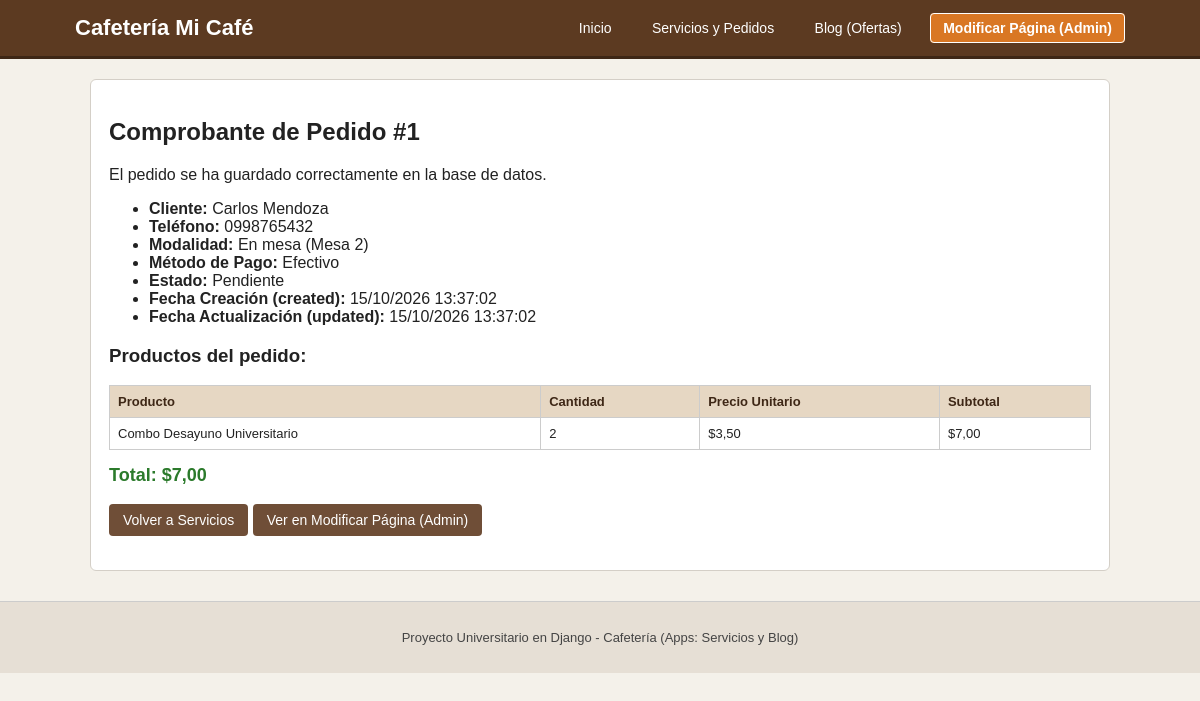
Screenshot of /pedido/1/confirmado/ with the database file from the repository.
### servicios/models.py (models this page shows, shortened)
class Pedido(models.Model):
    ESTADO_CHOICES = [
        ('pendiente', 'Pendiente'),
        ('preparando', 'En preparación'),
        ('entregado', 'Entregado'),
        ('cancelado', 'Cancelado'),
    ]
    METODO_PAGO_CHOICES = [
        ('efectivo', 'Efectivo'),
        ('deuna_transferencia', 'Transferencia / Deuna'),
        ('tarjeta', 'Tarjeta'),
    ]
    MODALIDAD_CHOICES = [
        ('mesa', 'En mesa'),
        ('retiro', 'Para llevar'),
        ('domicilio', 'Domicilio'),
    ]
    cliente_nombre = models.CharField(max_length=120, verbose_name="Nombre del cliente")
    cliente_telefono = models.CharField(max_length=40, blank=True, default='', verbose_name="Teléfono")
    modalidad = models.CharField(
        max_length=30,
        choices=MODALIDAD_CHOICES,
        default='mesa',
        verbose_name="Modalidad",
    )
    mesa_o_direccion = models.CharField(max_length=200, verbose_name="Mesa o dirección")
    metodo_pago = models.CharField(
        max_length=30,
        choices=METODO_PAGO_CHOICES,
        default='efectivo',
        verbose_name="Método de pago",
    )
    referencia_pago = models.CharField(max_length=100, blank=True, default='', verbose_name="Referencia de pago")
    notas = models.TextField(blank=True, default='', verbose_name="Notas")
    resumen_pedido = models.TextField(verbose_name="Productos solicitados")
    total = models.DecimalField(max_digits=10, decimal_places=2, verbose_name="Total (USD)")
    estado = models.CharField(
        max_length=20,
        choices=ESTADO_CHOICES,
        default='pendiente',
        verbose_name="Estado",
    )
    created = models.DateTimeField(auto_now_add=True, verbose_name="Fecha y hora de creación")
    updated = models.DateTimeField(auto_now=True, verbose_name="Fecha y hora de actualización")
    class Meta:
        verbose_name = "Pedido"
        verbose_name_plural = "Pedidos"
        ordering = ['-created']

class DetallePedido(models.Model):
    pedido = models.ForeignKey(
        Pedido,
        on_delete=models.CASCADE,
        related_name='detalles',
        verbose_name="Pedido",
    )
    servicio = models.ForeignKey(
        Servicio,
        on_delete=models.SET_NULL,
        null=True,
        verbose_name="Producto",
    )
    nombre_producto = models.CharField(max_length=120, verbose_name="Producto")
    cantidad = models.PositiveIntegerField(default=1, verbose_name="Cantidad")
    precio_unitario = models.DecimalField(max_digits=8, decimal_places=2, verbose_name="Precio unitario")
    subtotal = models.DecimalField(max_digits=10, decimal_places=2, verbose_name="Subtotal")
    created = models.DateTimeField(auto_now_add=True, verbose_name="Fecha y hora de creación")
    updated = models.DateTimeField(auto_now=True, verbose_name="Fecha y hora de actualización")
    class Meta:
        verbose_name = "Detalle de Pedido"
        verbose_name_plural = "Detalles de Pedidos"

### servicios/views.py (the view)
# urls.py: path('pedido/<int:pedido_id>/confirmado/', views.pedido_confirmado, name='pedido_confirmado'),
def pedido_confirmado(request, pedido_id):
    pedido = get_object_or_404(Pedido.objects.prefetch_related('detalles'), id=pedido_id)
    return render(request, 'servicios/pedido_exito.html', {'pedido': pedido})

### templates/servicios/pedido_exito.html (shortened to what this page needs)
{% extends 'base.html' %}
{% block content %}
<div class="box">
  <h2>Comprobante de Pedido #{{ pedido.id }}</h2>
  <p>El pedido se ha guardado correctamente en la base de datos.</p>
  <ul>
    <li><strong>Cliente:</strong> {{ pedido.cliente_nombre }}</li>
    <li><strong>Teléfono:</strong> {{ pedido.cliente_telefono }}</li>
    <li><strong>Modalidad:</strong> {{ pedido.get_modalidad_display }} ({{ pedido.mesa_o_direccion }})</li>
    <li><strong>Método de Pago:</strong> {{ pedido.get_metodo_pago_display }}</li>
    <li><strong>Estado:</strong> {{ pedido.get_estado_display }}</li>
    <li><strong>Fecha Creación (created):</strong> {{ pedido.created|date:"d/m/Y H:i:s" }}</li>
    <li><strong>Fecha Actualización (updated):</strong> {{ pedido.updated|date:"d/m/Y H:i:s" }}</li>
  </ul>
  <h3>Productos del pedido:</h3>
  <table>
    <thead>
      <tr>
        <th>Producto</th>
        <th>Cantidad</th>
        <th>Precio Unitario</th>
        <th>Subtotal</th>
      </tr>
    </thead>
    <tbody>
      {% for item in pedido.detalles.all %}
        <tr>
          <td>{{ item.nombre_producto }}</td>
          <td>{{ item.cantidad }}</td>
          <td>${{ item.precio_unitario }}</td>
          <td>${{ item.subtotal }}</td>
        </tr>
      {% endfor %}
    </tbody>
  </table>
  <p class="precio" style="margin-top: 15px;">Total: ${{ pedido.total }}</p>
  <p>
    <a href="{% url 'servicios:menu_pedidos' %}" class="btn">Volver a Servicios</a>
    <a href="{% url 'servicios:modificar_pagina' %}" class="btn">Ver en Modificar Página (Admin)</a>
  </p>
</div>
{% endblock %}

### templates/base.html (shortened to what this page needs)
{% load static %}
<!DOCTYPE html>
<html lang="es">
<head>
  <link rel="stylesheet" href="{% static 'css/styles.css' %}">
</head>
<body>
  <header>
    <div class="header-inner">
      <h1><a href="{% url 'servicios:inicio' %}">Cafetería Mi Café</a></h1>
      <nav>
        <a href="{% url 'servicios:inicio' %}">Inicio</a>
        <a href="{% url 'servicios:menu_pedidos' %}">Servicios y Pedidos</a>
        <a href="{% url 'blog:lista' %}">Blog (Ofertas)</a>
        <a href="{% url 'servicios:modificar_pagina' %}" class="btn-admin-header">Modificar Página (Admin)</a>
      </nav>
    </div>
  </header>
  <div class="container">
    {% block content %}{% endblock %}
  </div>
  <footer>
    <p>Proyecto Universitario en Django - Cafetería (Apps: Servicios y Blog)</p>
  </footer>
</body>
</html>

### static/css/styles.css (style rules this page uses)
:root { --brand-color: #6f4e37; color-scheme: light; }
* { box-sizing: border-box; }
body { font-family: Arial, Helvetica, sans-serif; background-color: #f4f1ea; color: #222222; margin: 0; padding: 0; accent-color: var(--brand-color); }
header { background-color: #5c3a21; color: #ffffff; padding: 15px 25px; border-bottom: 3px solid #3e2716; }
.header-inner { max-width: 1050px; margin: 0 auto; display: flex; justify-content: space-between; align-items: center; flex-wrap: wrap; gap: 10px; }
header h1 { margin: 0; font-size: 22px; }
header h1 a { color: #ffffff; text-decoration: none; }
nav a { color: #ffffff; text-decoration: none; margin-left: 12px; padding: 6px 12px; border-radius: 4px; font-size: 14px; }
.btn-admin-header { background-color: #d97724; color: #ffffff !important; font-weight: bold; border: 1px solid #ffffff; }
.container { max-width: 1050px; margin: 20px auto; padding: 0 15px; }
.box { background-color: #ffffff; border: 1px solid #d4cfc7; border-radius: 6px; padding: 18px; margin-bottom: 20px; }
.precio { font-size: 18px; font-weight: bold; color: #2b7a2b; }
button, .btn { background-color: #6f4e37; color: #ffffff; border: none; padding: 8px 14px; border-radius: 4px; cursor: pointer; text-decoration: none; display: inline-block; font-size: 14px; }
table { width: 100%; border-collapse: collapse; background-color: #ffffff; }
table th, table td { border: 1px solid #cccccc; padding: 8px; text-align: left; font-size: 13px; }
table th { background-color: #e6d7c3; color: #3e2716; }
footer { text-align: center; padding: 15px; background-color: #e6dfd5; color: #444444; margin-top: 30px; font-size: 13px; border-top: 1px solid #cccccc; }

### rows the page displays
Pedido: id "1", cliente_nombre "Carlos Mendoza", cliente_telefono "0998765432", modalidad "En mesa", mesa_o_direccion "Mesa 2", metodo_pago "Efectivo", estado "Pendiente", created "15/10/2026 13:37:02", updated "15/10/2026 13:37:02", total "7,00"
DetallePedido: nombre_producto "Combo Desayuno Universitario", cantidad "2", precio_unitario "3,50", subtotal "7,00"
